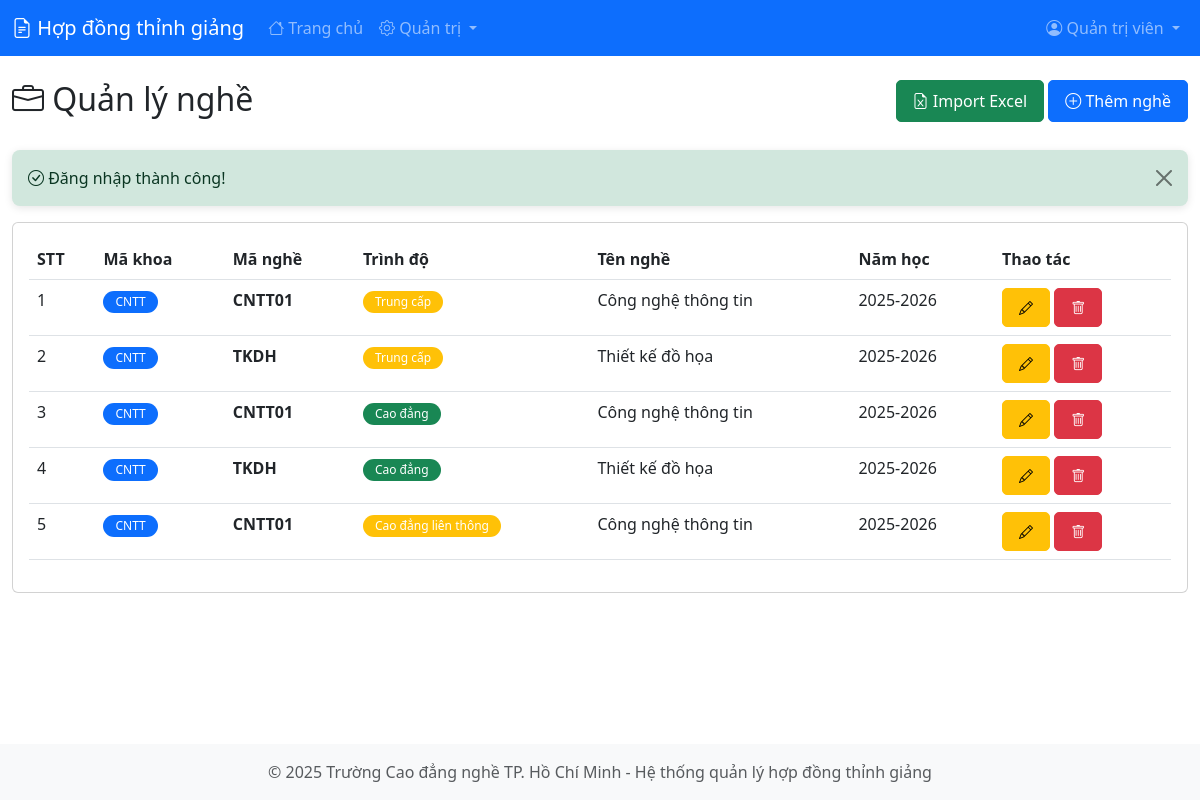
The page /professions.php (signed in) on the database its author committed.
### tables this page shows
CREATE TABLE `professions` (
  `id` int(11) NOT NULL,
  `faculty_id` int(11) NOT NULL,
  `profession_code` varchar(50) NOT NULL,
  `level` enum('Trung cấp','Cao đẳng','Cao đẳng liên thông') NOT NULL DEFAULT 'Cao đẳng',
  `profession_name` varchar(200) NOT NULL,
  `academic_year` varchar(20) DEFAULT NULL,
  `is_active` tinyint(1) DEFAULT 1,
  `created_at` timestamp NOT NULL DEFAULT current_timestamp(),
  `updated_at` timestamp NOT NULL DEFAULT current_timestamp() ON UPDATE current_timestamp()
);

CREATE TABLE `faculties` (
  `id` int(11) NOT NULL,
  `faculty_code` varchar(50) NOT NULL,
  `faculty_name` varchar(200) NOT NULL,
  `is_active` tinyint(1) DEFAULT 1,
  `created_at` timestamp NOT NULL DEFAULT current_timestamp(),
  `updated_at` timestamp NOT NULL DEFAULT current_timestamp() ON UPDATE current_timestamp()
);

### professions.php (the view, shortened to what this page needs)
<?php
$database = new Database();
$conn = $database->getConnection();
$query = "SELECT p.*, f.faculty_name, f.faculty_code
          FROM professions p
          JOIN faculties f ON p.faculty_id = f.id
          WHERE p.is_active = 1
          ORDER BY f.faculty_name, p.level, p.profession_name";
$stmt = $conn->prepare($query);
$stmt->execute();
$professions = $stmt->fetchAll();
include 'includes/header.php';
?>
<div class="row mb-4">
    <div class="col-md-6">
        <h2><i class="bi bi-briefcase"></i> Quản lý nghề</h2>
    </div>
    <div class="col-md-6 text-end">
        <button type="button" class="btn btn-success" data-bs-toggle="modal" data-bs-target="#importModal">
            <i class="bi bi-file-earmark-excel"></i> Import Excel
        </button>
        <button type="button" class="btn btn-primary" data-bs-toggle="modal" data-bs-target="#addModal">
            <i class="bi bi-plus-circle"></i> Thêm nghề
        </button>
    </div>
</div>
<?php if (isset($_SESSION['success'])): ?>
<div class="alert alert-success alert-dismissible fade show" role="alert">
    <i class="bi bi-check-circle"></i> <?php echo $_SESSION['success']; unset($_SESSION['success']); ?>
    <button type="button" class="btn-close" data-bs-dismiss="alert"></button>
</div>
<?php endif; ?>
<div class="card">
    <div class="card-body">
        <div class="table-responsive">
            <table class="table table-hover DataTable">
                <thead>
                    <tr>
                        <th>STT</th>
                        <th>Mã khoa</th>
                        <th>Mã nghề</th>
                        <th>Trình độ</th>
                        <th>Tên nghề</th>
                        <th>Năm học</th>
                        <th>Thao tác</th>
                    </tr>
                </thead>
                <tbody>
                    <?php $stt = 1; foreach ($professions as $profession): ?>
                    <tr>
                        <td><?php echo $stt++; ?></td>
                        <td><span class="badge bg-primary"><?php echo $profession['faculty_code']; ?></span></td>
                        <td><strong><?php echo $profession['profession_code']; ?></strong></td>
                        <td>
                            <span class="badge bg-<?php echo $profession['level'] === 'Cao đẳng' ? 'success' : 'warning'; ?>">
                                <?php echo $profession['level']; ?>
                            </span>
                        </td>
                        <td><?php echo $profession['profession_name']; ?></td>
                        <td><?php echo $profession['academic_year']; ?></td>
                        <td>
                            <button class="btn btn-sm btn-warning"
                                    onclick="editProfession(<?php echo htmlspecialchars(json_encode($profession)); ?>)">
                                <i class="bi bi-pencil"></i>
                            </button>
                            <a href="?delete=<?php echo $profession['id']; ?>"
                               class="btn btn-sm btn-danger btn-delete">
                                <i class="bi bi-trash"></i>
                            </a>
                        </td>
                    </tr>
                    <?php endforeach; ?>
                </tbody>
            </table>
        </div>
    </div>
</div>
<?php include 'includes/footer.php'; ?>

### assets/css/style.css (style rules this page uses)
:root { --primary-color: #0d6efd; --secondary-color: #6c757d; --success-color: #198754; --danger-color: #dc3545; --warning-color: #ffc107; }
body { font-family: 'Segoe UI', Tahoma, Geneva, Verdana, sans-serif; min-height: 100vh; display: flex; flex-direction: column; }
.btn { border-radius: 5px; padding: 8px 16px; font-weight: 500; transition: all 0.3s ease; }
.alert { border-radius: 8px; border: none; box-shadow: 0 2px 8px rgba(0, 0, 0, 0.1); }
.badge { padding: 5px 12px; font-weight: 500; border-radius: 12px; }

### rows shown on the page
professions: faculty.faculty_code "CNTT", profession_code "CNTT01", level "Trung cấp", profession_name "Công nghệ thông tin", academic_year "2025-2026"
professions: faculty.faculty_code "CNTT", profession_code "TKDH", level "Trung cấp", profession_name "Thiết kế đồ họa", academic_year "2025-2026"
professions: faculty.faculty_code "CNTT", profession_code "CNTT01", level "Cao đẳng", profession_name "Công nghệ thông tin", academic_year "2025-2026"
professions: faculty.faculty_code "CNTT", profession_code "TKDH", level "Cao đẳng", profession_name "Thiết kế đồ họa", academic_year "2025-2026"
professions: faculty.faculty_code "CNTT", profession_code "CNTT01", level "Cao đẳng liên thông", profession_name "Công nghệ thông tin", academic_year "2025-2026"

### other values the page prints
$_SESSION['full_name'] "Quản trị viên"
$_SESSION['success'] "Đăng nhập thành công!"
